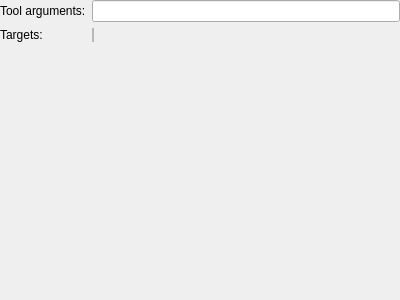
<?xml version="1.0" encoding="UTF-8"?>
<ui version="4.0">
 <class>MesonProjectManager::Internal::MesonBuildStepConfigWidget</class>
 <widget class="QWidget" name="MesonProjectManager::Internal::MesonBuildStepConfigWidget">
  <property name="geometry">
   <rect>
    <x>0</x>
    <y>0</y>
    <width>400</width>
    <height>300</height>
   </rect>
  </property>
  <property name="windowTitle">
   <string>Form</string>
  </property>
  <layout class="QFormLayout" name="formLayout">
   <property name="fieldGrowthPolicy">
    <enum>QFormLayout::ExpandingFieldsGrow</enum>
   </property>
   <property name="leftMargin">
    <number>0</number>
   </property>
   <property name="topMargin">
    <number>0</number>
   </property>
   <property name="rightMargin">
    <number>0</number>
   </property>
   <property name="bottomMargin">
    <number>0</number>
   </property>
   <item row="1" column="0">
    <widget class="QLabel" name="label">
     <property name="text">
      <string>Tool arguments:</string>
     </property>
    </widget>
   </item>
   <item row="1" column="1">
    <widget class="QLineEdit" name="m_toolArguments"/>
   </item>
   <item row="2" column="0">
    <widget class="QLabel" name="label_2">
     <property name="text">
      <string>Targets:</string>
     </property>
    </widget>
   </item>
   <item row="2" column="1">
    <widget class="QFrame" name="frame">
     <property name="minimumSize">
      <size>
       <width>0</width>
       <height>0</height>
      </size>
     </property>
     <property name="baseSize">
      <size>
       <width>0</width>
       <height>0</height>
      </size>
     </property>
     <property name="frameShape">
      <enum>QFrame::StyledPanel</enum>
     </property>
     <property name="frameShadow">
      <enum>QFrame::Raised</enum>
     </property>
     <layout class="QVBoxLayout" name="verticalLayout">
      <property name="leftMargin">
       <number>0</number>
      </property>
      <property name="topMargin">
       <number>0</number>
      </property>
      <property name="rightMargin">
       <number>0</number>
      </property>
      <property name="bottomMargin">
       <number>0</number>
      </property>
     </layout>
    </widget>
   </item>
  </layout>
 </widget>
 <resources/>
 <connections/>
</ui>
